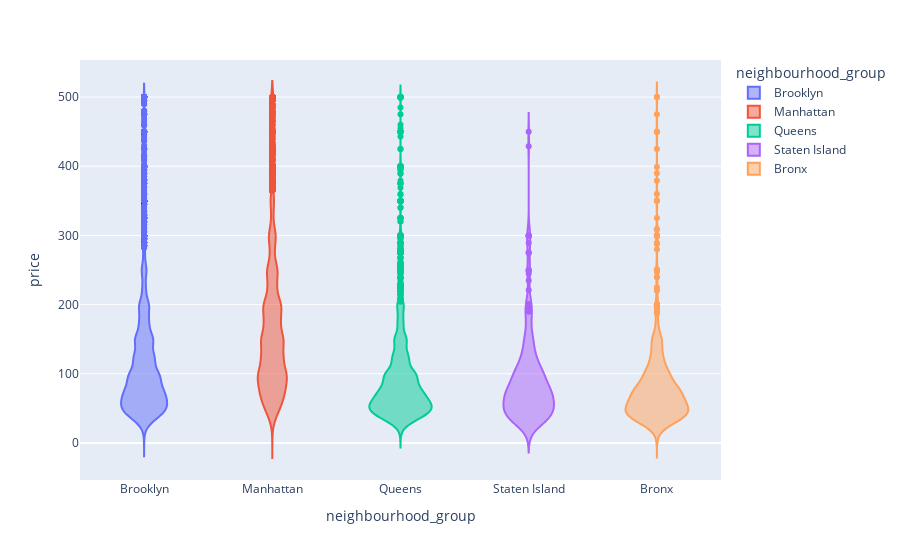

Write notebook code for a chart like this one.
### Markdown cell above
How about the distribution of prices across neighbourhoods? Rather than looking at neighbourhoods, we will focus our attention on neighbourhood groups.

### Code cell
listings_lt_500 = listings[listings.price <= 500]
fig_price = px.violin(
    listings_lt_500, 
    x="neighbourhood_group", 
    y="price", 
    color='neighbourhood_group'
)
fig_price.show(config={"displayModeBar": False})

### Figure 1 — Plotly figure (JSON) as saved in the notebook; plotly's stock layout.template omitted (floating-point values rounded to 4 significant figures; data arrays with more than 128 entries replaced by an {"elided": "..."} marker saying what was removed)
{"data": [{"alignmentgroup": "True", "box": {"visible": false}, "hovertemplate": "neighbourhood_group=%{x}<br>price=%{y}<extra></extra>", "legendgroup": "Brooklyn", "marker": {"color": "#636efa"}, "name": "Brooklyn", "offsetgroup": "Brooklyn", "orientation": "v", "scalegroup": "True", "showlegend": true, "type": "violin", "x": {"elided": "19875 str values"}, "x0": " ", "xaxis": "x", "y": {"elided": "19875 int values"}, "y0": " ", "yaxis": "y"}, {"alignmentgroup": "True", "box": {"visible": false}, "hovertemplate": "neighbourhood_group=%{x}<br>price=%{y}<extra></extra>", "legendgroup": "Manhattan", "marker": {"color": "#EF553B"}, "name": "Manhattan", "offsetgroup": "Manhattan", "orientation": "v", "scalegroup": "True", "showlegend": true, "type": "violin", "x": {"elided": "20888 str values"}, "x0": " ", "xaxis": "x", "y": {"elided": "20888 int values"}, "y0": " ", "yaxis": "y"}, {"alignmentgroup": "True", "box": {"visible": false}, "hovertemplate": "neighbourhood_group=%{x}<br>price=%{y}<extra></extra>", "legendgroup": "Queens", "marker": {"color": "#00cc96"}, "name": "Queens", "offsetgroup": "Queens", "orientation": "v", "scalegroup": "True", "showlegend": true, "type": "violin", "x": {"elided": "5637 str values"}, "x0": " ", "xaxis": "x", "y": {"elided": "5637 int values"}, "y0": " ", "yaxis": "y"}, {"alignmentgroup": "True", "box": {"visible": false}, "hovertemplate": "neighbourhood_group=%{x}<br>price=%{y}<extra></extra>", "legendgroup": "Staten Island", "marker": {"color": "#ab63fa"}, "name": "Staten Island", "offsetgroup": "Staten Island", "orientation": "v", "scalegroup": "True", "showlegend": true, "type": "violin", "x": {"elided": "367 str values"}, "x0": " ", "xaxis": "x", "y": {"elided": "367 int values"}, "y0": " ", "yaxis": "y"}, {"alignmentgroup": "True", "box": {"visible": false}, "hovertemplate": "neighbourhood_group=%{x}<br>price=%{y}<extra></extra>", "legendgroup": "Bronx", "marker": {"color": "#FFA15A"}, "name": "Bronx", "offsetgroup": "Bronx", "orientation": "v", "scalegroup": "True", "showlegend": true, "type": "violin", "x": {"elided": "1084 str values"}, "x0": " ", "xaxis": "x", "y": {"elided": "1084 int values"}, "y0": " ", "yaxis": "y"}], "layout": {"legend": {"title": {"text": "neighbourhood_group"}, "tracegroupgap": 0}, "margin": {"t": 60}, "violinmode": "overlay", "xaxis": {"anchor": "y", "categoryarray": ["Brooklyn", "Manhattan", "Queens", "Staten Island", "Bronx"], "categoryorder": "array", "domain": [0, 1], "title": {"text": "neighbourhood_group"}}, "yaxis": {"anchor": "x", "domain": [0, 1], "title": {"text": "price"}}}}
